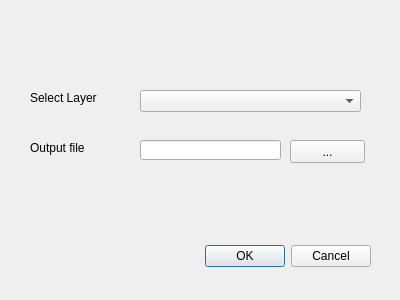
<?xml version="1.0" encoding="UTF-8"?>
<ui version="4.0">
 <class>Delft3D_FlexibleMeshDialogBase</class>
 <widget class="QDialog" name="Delft3D_FlexibleMeshDialogBase">
  <property name="geometry">
   <rect>
    <x>0</x>
    <y>0</y>
    <width>400</width>
    <height>300</height>
   </rect>
  </property>
  <property name="windowTitle">
   <string>Delft3D FlexibleMesh Toolbox</string>
  </property>
  <widget class="QDialogButtonBox" name="button_box">
   <property name="geometry">
    <rect>
     <x>30</x>
     <y>240</y>
     <width>341</width>
     <height>32</height>
    </rect>
   </property>
   <property name="orientation">
    <enum>Qt::Horizontal</enum>
   </property>
   <property name="standardButtons">
    <set>QDialogButtonBox::Cancel|QDialogButtonBox::Ok</set>
   </property>
  </widget>
  <widget class="QLabel" name="label">
   <property name="geometry">
    <rect>
     <x>30</x>
     <y>90</y>
     <width>81</width>
     <height>16</height>
    </rect>
   </property>
   <property name="text">
    <string>Select Layer</string>
   </property>
  </widget>
  <widget class="QComboBox" name="comboBox">
   <property name="geometry">
    <rect>
     <x>140</x>
     <y>90</y>
     <width>221</width>
     <height>22</height>
    </rect>
   </property>
  </widget>
  <widget class="QLabel" name="label_2">
   <property name="geometry">
    <rect>
     <x>30</x>
     <y>140</y>
     <width>71</width>
     <height>16</height>
    </rect>
   </property>
   <property name="text">
    <string>Output file</string>
   </property>
  </widget>
  <widget class="QLineEdit" name="lineEdit">
   <property name="geometry">
    <rect>
     <x>140</x>
     <y>140</y>
     <width>141</width>
     <height>20</height>
    </rect>
   </property>
  </widget>
  <widget class="QPushButton" name="pushButton">
   <property name="geometry">
    <rect>
     <x>290</x>
     <y>140</y>
     <width>75</width>
     <height>23</height>
    </rect>
   </property>
   <property name="text">
    <string>...</string>
   </property>
  </widget>
 </widget>
 <resources/>
 <connections>
  <connection>
   <sender>button_box</sender>
   <signal>accepted()</signal>
   <receiver>Delft3D_FlexibleMeshDialogBase</receiver>
   <slot>accept()</slot>
   <hints>
    <hint type="sourcelabel">
     <x>20</x>
     <y>20</y>
    </hint>
    <hint type="destinationlabel">
     <x>20</x>
     <y>20</y>
    </hint>
   </hints>
  </connection>
  <connection>
   <sender>button_box</sender>
   <signal>rejected()</signal>
   <receiver>Delft3D_FlexibleMeshDialogBase</receiver>
   <slot>reject()</slot>
   <hints>
    <hint type="sourcelabel">
     <x>20</x>
     <y>20</y>
    </hint>
    <hint type="destinationlabel">
     <x>20</x>
     <y>20</y>
    </hint>
   </hints>
  </connection>
 </connections>
</ui>
